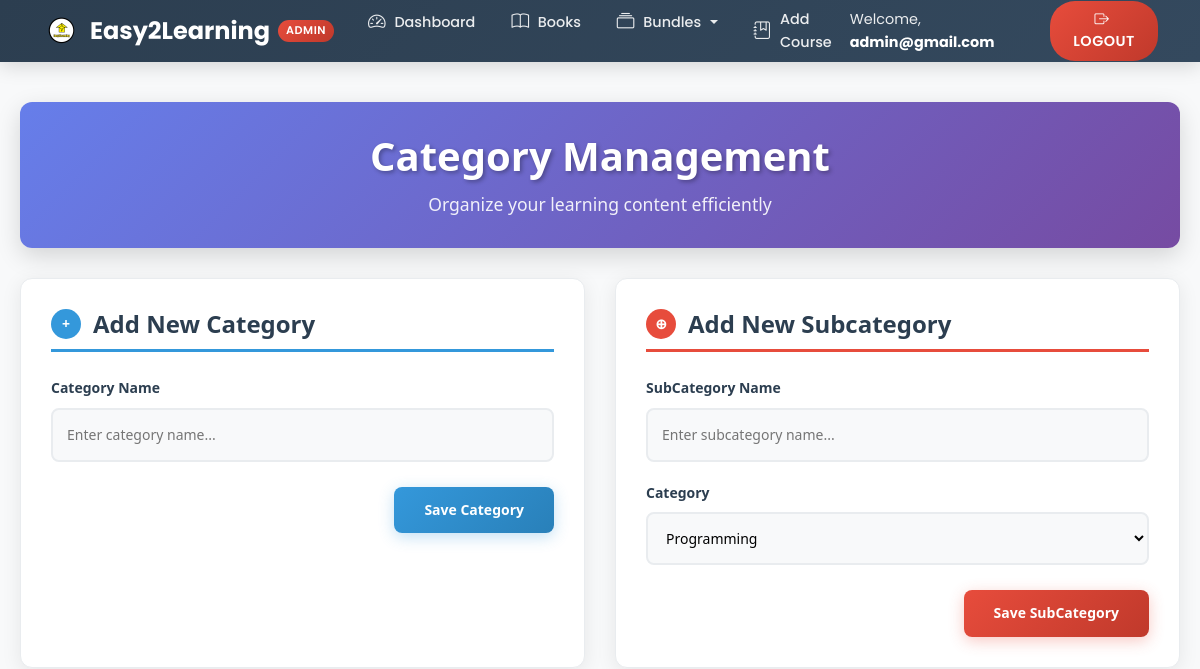
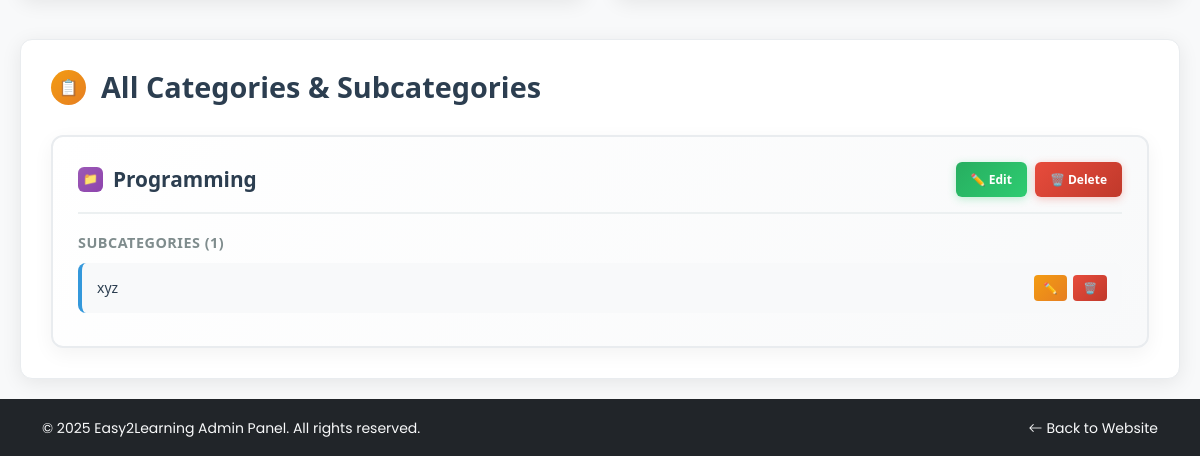
/manage-categories (signed in), run on an earlier commit of the app's database (2 pictures, top to bottom).
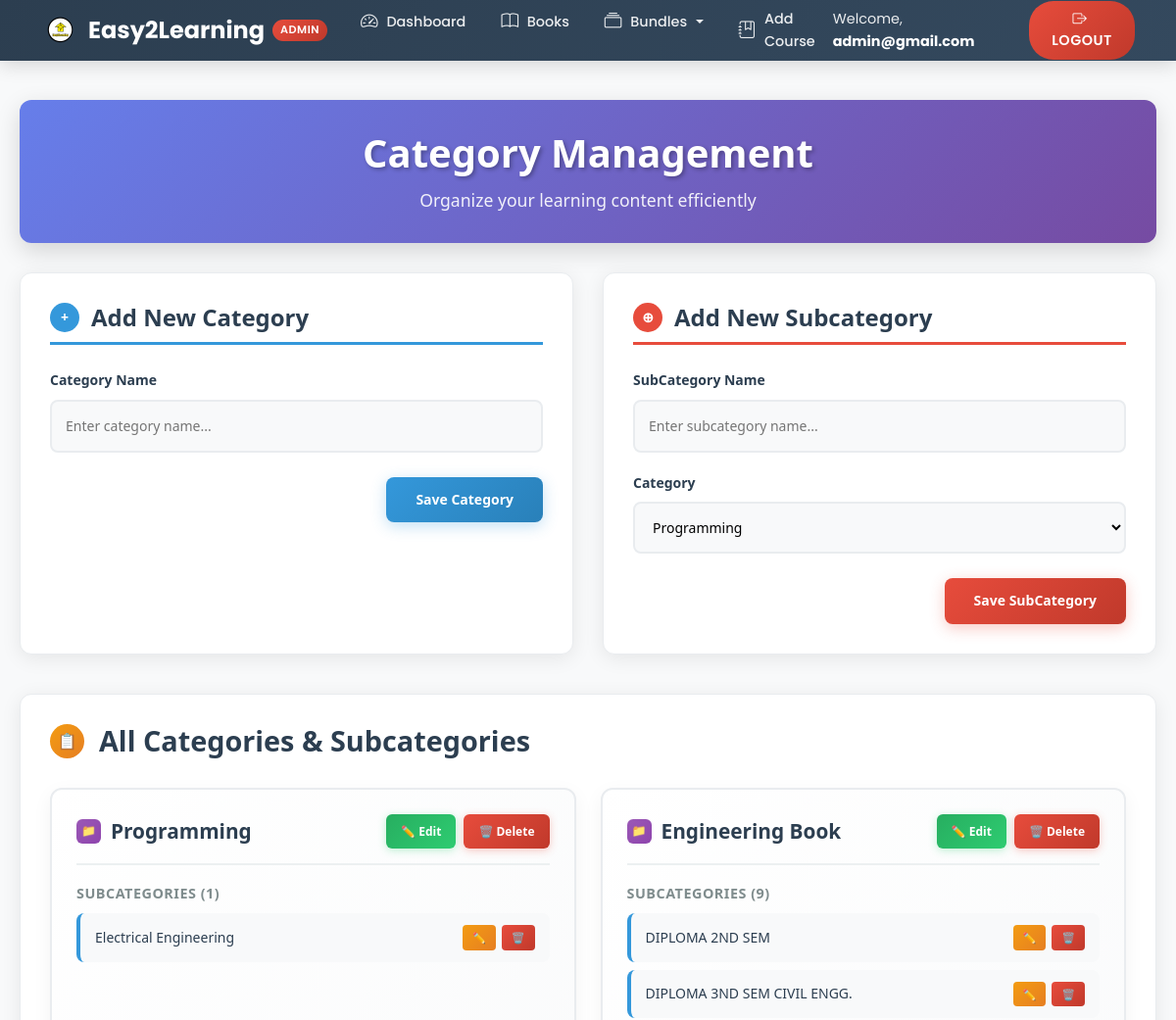
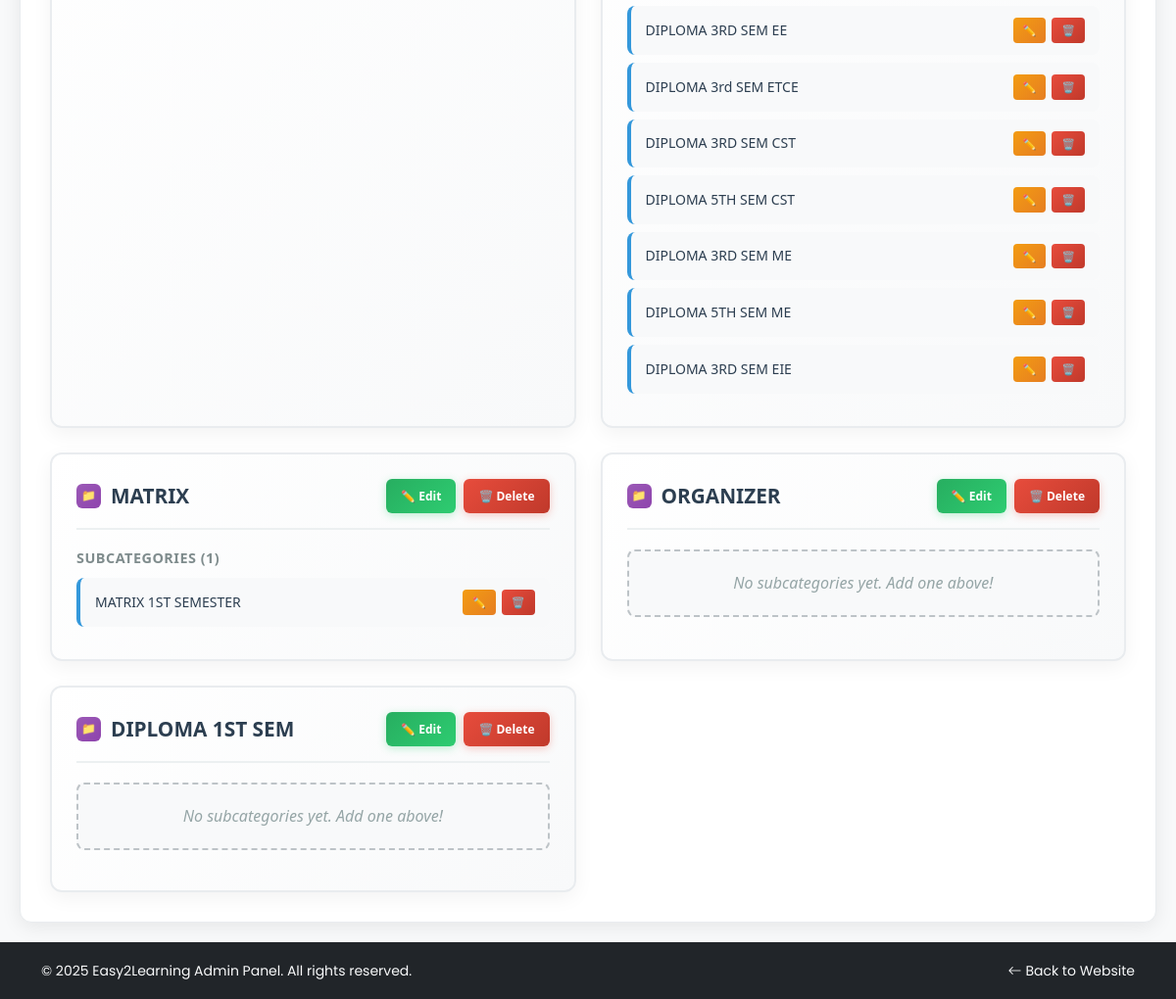
And on a later commit of the database (2 pictures, top to bottom).
### models.py (models this page shows)
class Category(db.Model):
    __tablename__ = 'categories'
    id = db.Column(db.Integer, primary_key=True)
    name = db.Column(db.String(100), nullable=False, unique=True)
    subcategories = db.relationship(
        'SubCategory',
        backref='category',
        cascade="all, delete-orphan",
        lazy=True
    )

class SubCategory(db.Model):
    __tablename__ = 'subcategories'
    id = db.Column(db.Integer, primary_key=True)
    name = db.Column(db.String(100), nullable=False)
    category_id = db.Column(db.Integer, db.ForeignKey('categories.id'), nullable=False)

### app.py (the view)
@app.route('/manage-categories', methods=['GET', 'POST'])
@admin_login_required  #  only admins can access
def manage_categories():
    category_form = CategoryForm()
    subcategory_form = SubCategoryForm()
    subcategory_form.category_id.choices = [(c.id, c.name) for c in Category.query.all()]
    categories = Category.query.all()
    return render_template("manage_category.html",
                           category_form=category_form,
                           subcategory_form=subcategory_form,
                           categories=categories)

### forms.py
class CategoryForm(FlaskForm):
    name = StringField("Category Name", validators=[DataRequired()])
    submit = SubmitField("Save Category")

class SubCategoryForm(FlaskForm):
    name = StringField("SubCategory Name", validators=[DataRequired()])
    category_id = SelectField("Category", coerce=int, validators=[DataRequired()])
    submit = SubmitField("Save SubCategory")

### admin_routes.py (called while the page is built)
def admin_login_required(f):
    from functools import wraps
    @wraps(f)
    def decorated_function(*args, **kwargs):
        if 'admin_id' not in session:
            flash('Please log in as admin to access this page.', 'danger')
            return redirect(url_for('admin.login'))
        return f(*args, **kwargs)
    return decorated_function

### templates/manage_category.html (shortened to what the changed rows need)
{% extends 'admin_base.html' %}
{% block content %}
<div style="max-width: 1200px; margin: 0 auto; padding: 20px; font-family: 'Segoe UI', Tahoma, Geneva, Verdana, sans-serif; background-color: #f8f9fa; min-height: 100vh;">
  <div style="background: linear-gradient(135deg, #667eea 0%, #764ba2 100%); color: white; padding: 30px; border-radius: 12px; margin-bottom: 30px; box-shadow: 0 8px 25px rgba(0,0,0,0.15);">
    <h1 style="margin: 0; font-size: 2.5rem; font-weight: 700; text-align: center; text-shadow: 2px 2px 4px rgba(0,0,0,0.3);">Category Management</h1>
  </div>
  <div style="display: grid; grid-template-columns: 1fr 1fr; gap: 30px; margin-bottom: 40px;">
    <div style="background-color: #ffffff; padding: 30px; border-radius: 12px; box-shadow: 0 4px 20px rgba(0,0,0,0.08); border: 1px solid #e9ecef;">
      <h2 style="color: #2c3e50; margin-bottom: 25px; font-size: 1.5rem; font-weight: 600; border-bottom: 3px solid #3498db; padding-bottom: 10px; display: flex; align-items: center;">
        <span style="background-color: #3498db; color: white; width: 30px; height: 30px; border-radius: 50%; display: flex; align-items: center; justify-content: center; margin-right: 12px; font-size: 14px;">+</span>
        Add New Category
      </h2>
    </div>
    <div style="background-color: #ffffff; padding: 30px; border-radius: 12px; box-shadow: 0 4px 20px rgba(0,0,0,0.08); border: 1px solid #e9ecef;">
      <h2 style="color: #2c3e50; margin-bottom: 25px; font-size: 1.5rem; font-weight: 600; border-bottom: 3px solid #e74c3c; padding-bottom: 10px; display: flex; align-items: center;">
        <span style="background-color: #e74c3c; color: white; width: 30px; height: 30px; border-radius: 50%; display: flex; align-items: center; justify-content: center; margin-right: 12px; font-size: 14px;">⊕</span>
        Add New Subcategory
      </h2>
    </div>
  </div>
  <div style="background-color: #ffffff; padding: 30px; border-radius: 12px; box-shadow: 0 4px 20px rgba(0,0,0,0.08); border: 1px solid #e9ecef;">
    <h2 style="color: #2c3e50; margin-bottom: 30px; font-size: 1.8rem; font-weight: 600; display: flex; align-items: center;">
      <span style="background: linear-gradient(135deg, #f39c12, #e67e22); color: white; width: 35px; height: 35px; border-radius: 50%; display: flex; align-items: center; justify-content: center; margin-right: 15px; font-size: 16px;">📋</span>
      All Categories & Subcategories
    </h2>
    <div style="display: grid; grid-template-columns: repeat(auto-fit, minmax(350px, 1fr)); gap: 25px;">
      {% for cat in categories %}
        <div style="background: linear-gradient(135deg, #ffffff, #f8f9fa); border: 2px solid #e9ecef; border-radius: 12px; padding: 25px; box-shadow: 0 6px 20px rgba(0,0,0,0.05); transition: all 0.3s ease; position: relative;">
          <div style="display: flex; justify-content: space-between; align-items: center; margin-bottom: 20px; padding-bottom: 15px; border-bottom: 2px solid #ecf0f1;">
            <h3 style="color: #2c3e50; margin: 0; font-size: 1.3rem; font-weight: 700; display: flex; align-items: center;">
              <span style="background: linear-gradient(135deg, #9b59b6, #8e44ad); color: white; width: 25px; height: 25px; border-radius: 6px; display: flex; align-items: center; justify-content: center; margin-right: 10px; font-size: 12px;">📁</span>
              {{ cat.name }}
            </h3>
            <div style="display: flex; gap: 8px;">
              <button onclick="showEditCategoryForm({{ cat.id }}, '{{ cat.name }}')" style="background: linear-gradient(135deg, #27ae60, #2ecc71); color: white; border: none; padding: 8px 15px; border-radius: 6px; cursor: pointer; font-size: 12px; font-weight: 600; transition: all 0.3s ease; box-shadow: 0 2px 8px rgba(46, 204, 113, 0.3);">✏️ Edit</button>
              <button onclick="deleteCategory({{ cat.id }})" style="background: linear-gradient(135deg, #e74c3c, #c0392b); color: white; border: none; padding: 8px 15px; border-radius: 6px; cursor: pointer; font-size: 12px; font-weight: 600; transition: all 0.3s ease; box-shadow: 0 2px 8px rgba(231, 76, 60, 0.3);">🗑️ Delete</button>
            </div>
          </div>
          <div style="margin-top: 15px;">
            {% if cat.subcategories %}
              <h4 style="color: #7f8c8d; font-size: 0.9rem; font-weight: 600; margin-bottom: 12px; text-transform: uppercase; letter-spacing: 0.5px;">Subcategories ({{ cat.subcategories|length }})</h4>
              <div style="space-y: 8px;">
                {% for sub in cat.subcategories %}
                  <div style="background-color: #f8f9fa; padding: 12px 15px; border-radius: 8px; border-left: 4px solid #3498db; display: flex; justify-content: space-between; align-items: center; margin-bottom: 8px; transition: all 0.3s ease;">
                    <span style="color: #2c3e50; font-weight: 500; font-size: 14px;">{{ sub.name }}</span>
                    <div style="display: flex; gap: 6px;">
                      <button onclick="showEditSubcategoryForm({{ sub.id }}, '{{ sub.name }}', {{ sub.category_id }})" style="background: linear-gradient(135deg, #f39c12, #e67e22); color: white; border: none; padding: 4px 10px; border-radius: 4px; cursor: pointer; font-size: 11px; font-weight: 600; transition: all 0.3s ease;">✏️</button>
                      <button onclick="deleteSubcategory({{ sub.id }})" style="background: linear-gradient(135deg, #e74c3c, #c0392b); color: white; border: none; padding: 4px 10px; border-radius: 4px; cursor: pointer; font-size: 11px; font-weight: 600; transition: all 0.3s ease;">🗑️</button>
                    </div>
                  </div>
                {% endfor %}
              </div>
            {% else %}
              <p style="color: #95a5a6; font-style: italic; text-align: center; padding: 20px; background-color: #f8f9fa; border-radius: 8px; border: 2px dashed #bdc3c7;">No subcategories yet. Add one above!</p>
            {% endif %}
          </div>
        </div>
      {% endfor %}
    </div>
  </div>
</div>
{% endblock %}

What changed in the data, as far as the page shows it:
removed SubCategory: name "xyz", shown under Category "Programming"
added SubCategory: name "Electrical Engineering", shown under Category "Programming"
added Category: name "Engineering Book", subcategories|length "9"
added SubCategory: name "DIPLOMA 2ND SEM", shown under "Engineering Book"
added SubCategory: name "DIPLOMA 3ND SEM CIVIL ENGG.", shown under "Engineering Book"
added SubCategory: name "DIPLOMA 3RD SEM EE", shown under "Engineering Book"
added SubCategory: name "DIPLOMA 3rd SEM ETCE", shown under "Engineering Book"
added SubCategory: name "DIPLOMA 3RD SEM CST", shown under "Engineering Book"
added SubCategory: name "DIPLOMA 5TH SEM CST", shown under "Engineering Book"
added SubCategory: name "DIPLOMA 3RD SEM ME", shown under "Engineering Book"
added SubCategory: name "DIPLOMA 5TH SEM ME", shown under "Engineering Book"
added SubCategory: name "DIPLOMA 3RD SEM EIE", shown under "Engineering Book"
added Category: name "MATRIX", subcategories|length "1"
added SubCategory: name "MATRIX 1ST SEMESTER", shown under "MATRIX"
added Category: name "ORGANIZER", shows "No subcategories yet. Add one above!"
added Category: name "DIPLOMA 1ST SEM", shows "No subcategories yet. Add one above!"
